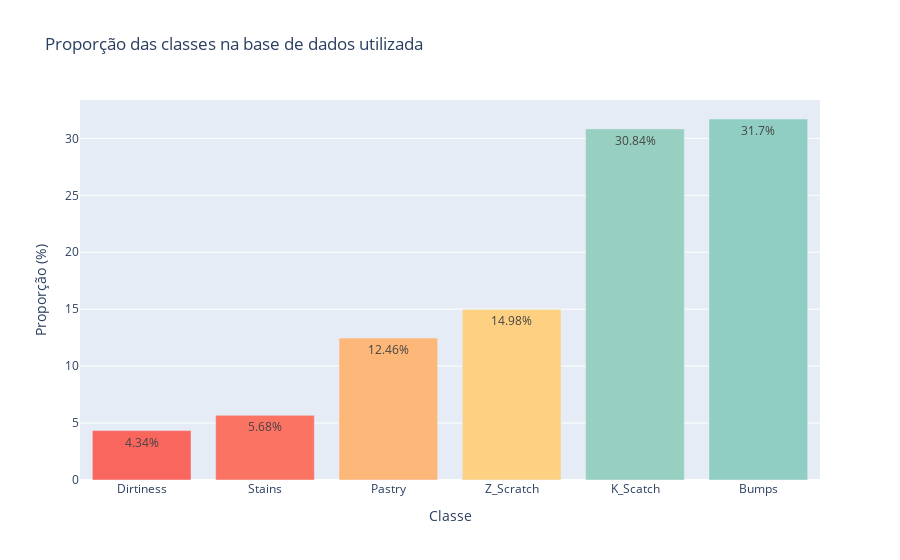

Here is the notebook cell this chart was saved with:
### Code cell
x_fig1 = target_prop.index
y_fig1 = target_prop.values * 100

fig1 = go.Figure()
fig1.add_trace(go.Bar(x=x_fig1, y=y_fig1, text=[f'{np.round(yy, 2)}%' for yy in y_fig1],
                      marker=dict(color=y_fig1, colorscale=[[0, RED], [0.5, YELLOW], [1, GREEN]])))
fig1.update_layout(title='Proporção das classes na base de dados utilizada', yaxis_title='Proporção (%)', xaxis_title='Classe',
                   height=600)
fig1.show()

### Figure 1 — Plotly figure (JSON) as saved in the notebook; plotly's stock layout.template omitted (floating-point values rounded to 4 significant figures)
{"data": [{"marker": {"color": [4.338, 5.678, 12.46, 14.98, 30.84, 31.7], "colorscale": [[0, "#F9665E"], [0.5, "#FFEE8C"], [1, "#90CDC3"]]}, "text": ["4.34%", "5.68%", "12.46%", "14.98%", "30.84%", "31.7%"], "type": "bar", "x": ["Dirtiness", "Stains", "Pastry", "Z_Scratch", "K_Scatch", "Bumps"], "y": [4.338, 5.678, 12.46, 14.98, 30.84, 31.7]}], "layout": {"autosize": true, "title": {"text": "Proporção das classes na base de dados utilizada"}, "xaxis": {"autorange": true, "range": [-0.5, 5.5], "title": {"text": "Classe"}, "type": "category"}, "yaxis": {"autorange": true, "range": [0, 33.37], "title": {"text": "Proporção (%)"}, "type": "linear"}}}
